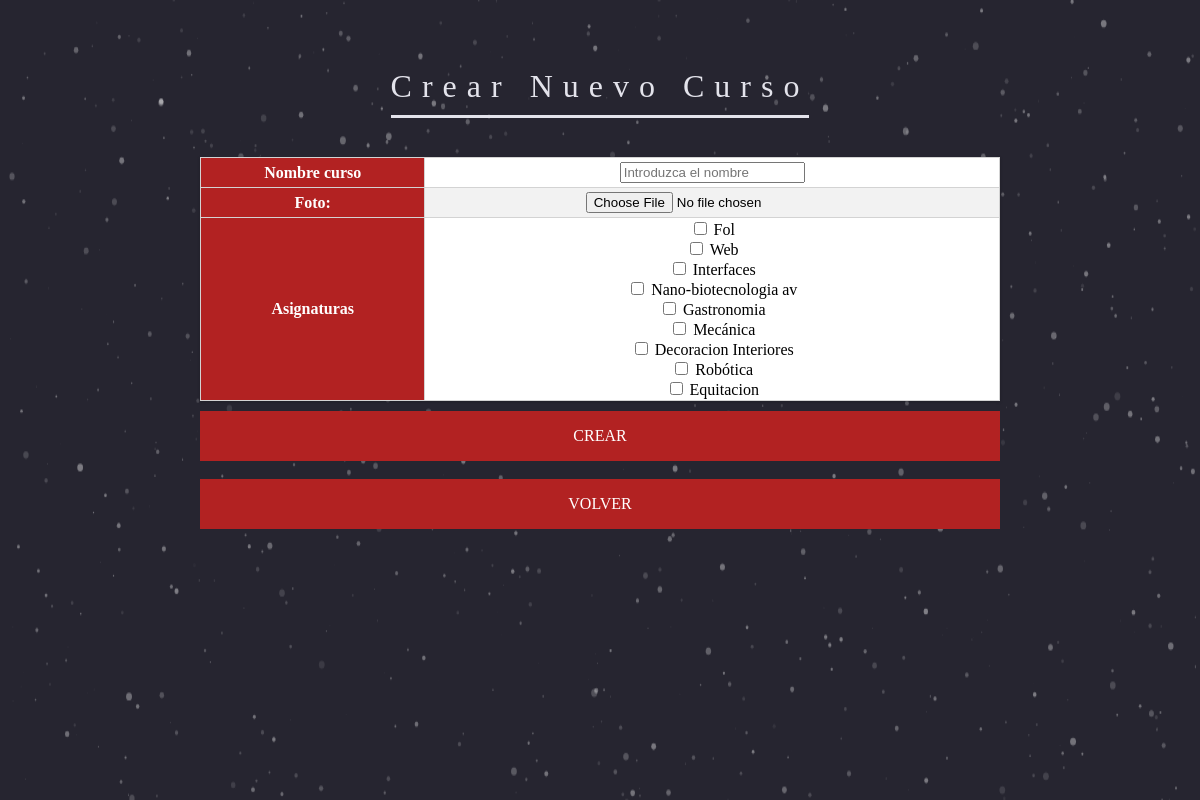
Page /vistas/cursos/crearCurso.php on the committed database.
### tables this page shows
CREATE TABLE IF NOT EXISTS `asignaturas` (
  `id_asignatura` int(20) NOT NULL,
  `nombre_asignatura` varchar(50) NOT NULL,
  `descripcion_asignatura` varchar(50) NOT NULL,
  `duracion_asignatura` int(4) NOT NULL,
  `id_profesor` int(20) NOT NULL
);

### controladores/dbManager.php (called while the page is built, shortened)
<?php
class gestorBD
{
	private $host = "mysql.hostinger.es";
	private $user = "u316672289_admin";
	private $pass = "cagoenla";
	private $dbname = "u316672289_acces";
	private $dbh;
	private $stmt;
public function __construct()
{
	$dsn = 'mysql:host='.$this->host.';dbname='.$this->dbname;
	$options = array(
   		 PDO::ATTR_PERSISTENT => true,
    	 PDO::ATTR_ERRMODE => PDO::ERRMODE_EXCEPTION,
		 PDO::MYSQL_ATTR_INIT_COMMAND => "SET NAMES utf8"
	);
	try {
		$this->dbh = new PDO($dsn,$this->user,$this->pass, $options);
	}catch (PDOException $e) {
    	$this->error = $e->getMessage();
	    throw new Exception("GestorBD error en el CONSTRUCT -->".$e->getMessage());
	}
}
public function query($query){
    $this->stmt = $this->dbh->prepare($query);
}
public function execute(){
	try
	{
    	return $this->stmt->execute();
	}catch (PDOException $e) {
		 throw new Exception("GestorBD error en el EXECUTE -->".$e->getMessage());
	}
}
public function resultset(){
    $this->execute();
    return $this->stmt->fetchAll(PDO::FETCH_ASSOC);
}
}
?>

### vistas/cursos/crearCurso.php (the view, shortened to what this page needs)
<html>
    <head>
        <link href="../../css/estilosMenu.css" rel="stylesheet" type="text/css"/>
        <link rel="stylesheet" type="text/css" href="../../css/estilos.css">
    </head>
    <body>
        <div id="dust">
        </div>
        <div id="miTabla">
            <div class="title">
                <center><h1>Crear Nuevo Curso</h1></center>
            </div><br>
            <?php
            include '../../controladores/dbManager.php';
            $miCrearCurso = new gestorBD();
            $miCrearCurso->query("SELECT nombre_asignatura,id_asignatura FROM asignaturas");
            $asignaturas = $miCrearCurso->resultset();
            ?>
            <form action="../../controladores/crearCursoController.php" method="POST" enctype="multipart/form-data" id="crearCurso">
                <table>
                    <tbody>
                        <tr>
                            <th class="rojo">Nombre curso</th>
                            <td><input type="text" name="nombreCurso" placeholder="Introduzca el nombre" required/></td>
                        </tr>
                        <tr>
                            <th class="rojo">Foto:</th>
                            <td><input type="file" name="foto"/></td>
                        </tr>
                        <tr>
                            <th class="rojo">Asignaturas</th>
                            <td> <?php
                                foreach ($asignaturas as $asignatura) {
                                    ?>
                                    <input type="checkbox" name="asignaturas[]" value="<?php echo $asignatura["id_asignatura"]; ?>"/>
                                    <?php echo $asignatura["nombre_asignatura"]; ?><br>
                                    <?php
                                }
                                ?>
                            </td>
                        </tr>
                    </tbody>
                </table>
                <center><div onclick="submitForm()" class="mano">
                        <div class="cube flip-to-top" id="submit" >
                            <div class="estado-defecto cursos">
                                <span>Crear</span>
                            </div>
                        </div>
                    </div>
                </center>
                <br>
                <center><a href="cursos.php"><div class="cube flip-to-top">
                            <div class="estado-defecto cursos">
                                <span>Volver</span>
                            </div>
                        </div></a>
                </center>
            </form>
        </div>
</body>
</html>

### css/estilosMenu.css (style rules this page uses)
a { color:#fff; text-decoration:none; }
.cube { width: 100%; height: 50px; -webkit-transition: all 250ms ease; -moz-transition: all 250ms ease; -o-transition: all 250ms ease; transition: all 250ms ease; -webkit-transform-style: preserve-3d; -moz-transform-style: preserve-3d; -o-transform-style: preserve-3d; -ms-transform-style: preserve-3d; transform-style: preserve-3d; }
.estado-defecto,.estado-activo { height: 50px; }
.estado-defecto { -webkit-transform: translateZ(25px); -moz-transform: translateZ(25px); -o-transform: translateZ(25px); -ms-transform: translateZ(25px); transform: translateZ(25px); }
.cube { text-align: center; margin: 0 auto; }
.estado-defecto, .estado-activo { font-size: 16px; text-transform: uppercase; color: #fff; line-height: 50px; -webkit-transition: background 250ms ease; -moz-transition: background 250ms ease; -o-transition: background 250ms ease; transition: background 250ms ease; }
.cursos { background: #B22222; }
body { font-family: 'Libre Baskerville', serif; background: #262530; text-align: center; -webkit-font-smoothing: antialiased; -moz-osx-font-smoothing: grayscale; }
#dust { position: absolute; width: 99%; top: 0; }
.title { -webkit-transform: scale(0); transform: scale(0); -webkit-filter: blur(10px); filter: blur(10px); }
h1 { font-size: 2em; margin-top: 50px; opacity: 1; position: relative; color: #E3E3EB; font-weight: 400; text-align: center; padding-bottom: 10px; display: inline-block; border-bottom: 3px solid #E3E3EB; letter-spacing: 10px; }
.title { -webkit-animation-name: zoomIn; animation-name: zoomIn; -webkit-animation-duration: 1.2s; animation-duration: 1.2s; -webkit-animation-timing-function: ease-out; animation-timing-function: ease-out; -webkit-animation-delay: 0.2s; animation-delay: 0.2s; -webkit-animation-direction: alternate; animation-direction: alternate; -webkit-animation-iteration-count: 1; animation-iteration-count: 1; -webkit-animation-fill-mode: forwards; animation-fill-mode: forwards; -webkit-animation-play-state: running; animation-play-state: running; }

### css/estilos.css (style rules this page uses)
body { font-family: 'Verdana'; background: #262530; }
#miTabla { margin: 0 auto; padding: 10px; max-width: 800px; }
#dust { position: absolute; width: 99%; top: 0; z-index: -1; }
table { border-collapse: collapse; margin: 0 0 10px 0; width: 100%; box-shadow: 0 1px 3px rgba(0, 0, 0, 0.2); display: table; z-index: 1; }
table,th,tr,td { border: 1px solid #D3D3D3; }
th,td { text-align: center; vertical-align: central; height: 30px; }
.rojo { font-weight: 900; color: #ffffff; background: #B22222; }
tr:nth-child(even) { background-color: #f2f2f2; }
tr:nth-child(odd) { background-color: #ffffff; }
h1 { font-family: 'Libre Baskerville', serif; font-size: 2em; margin-top: 50px; opacity: 1; position: relative; color: #E3E3EB; font-weight: 400; text-align: center; padding-bottom: 10px; display: inline-block; border-bottom: 3px solid #E3E3EB; letter-spacing: 10px; }

### rows in the picture
asignaturas: nombre_asignatura "Fol"
asignaturas: nombre_asignatura "Web"
asignaturas: nombre_asignatura "Interfaces"
asignaturas: nombre_asignatura "Nano-biotecnologia av"
asignaturas: nombre_asignatura "Gastronomia"
asignaturas: nombre_asignatura "Mecánica"
asignaturas: nombre_asignatura "Decoracion Interiores"
asignaturas: nombre_asignatura "Robótica"
asignaturas: nombre_asignatura "Equitacion"
